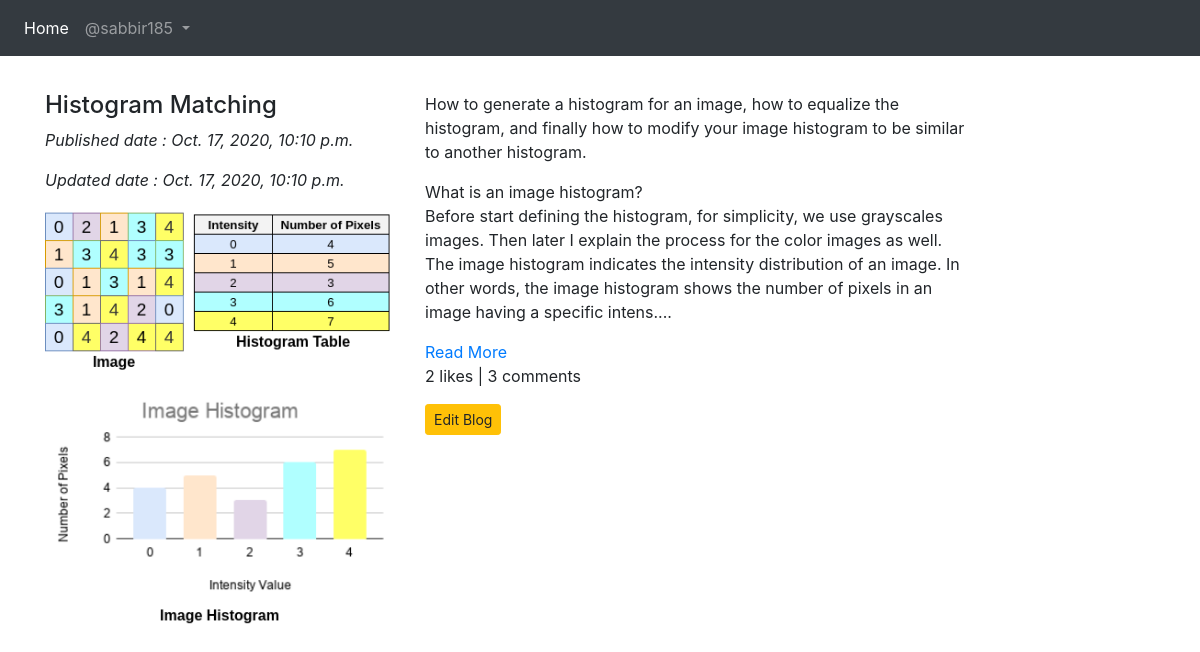
Screenshot of /blog/MyBlog/ (signed in) with the database file from the repository.
### app_blog/models.py (models this page shows, shortened)
class Blog(models.Model):
    author = models.ForeignKey(User,related_name='post_author',on_delete=models.CASCADE)
    blog_title = models.CharField(max_length=264,verbose_name='put a title')
    slug = models.SlugField(max_length=264,blank=True,null=True)
    blog_content = models.TextField(verbose_name="what is on your mind")
    blog_image = models.ImageField(upload_to='app_blog',verbose_name='Image')
    publish_date = models.DateTimeField(auto_now_add=True)
    update_date = models.DateTimeField(auto_now=True)
    class Meta:
        ordering = ('-publish_date',)

### app_blog/views.py (the view)
# urls.py: path('MyBlog/', views.MyBlog.as_view(), name='my_blog'),
class MyBlog(LoginRequiredMixin,TemplateView):
    template_name = 'app_blog/my_blog.html'

### app_blog/templatetags/custom_filters.py (called while the page is built)
def range_filter(value):
    return value[0:500]+'....'

### templates/app_blog/my_blog.html (shortened to what this page needs)
{% extends 'base.html' %}
{% load custom_filters %}
{% block body_block %}
{% for blog in user.post_author.all %}
    <div class="row">
        <div class="col-sm-4" style="padding-top: 15px;">
            <h4>{{ blog.blog_title }}</h4>
            <p><em>Published date : {{ blog.publish_date }}</em></p>
            <p><em>Updated date : {{ blog.update_date }}</em></p>
            <img src="/media/{{ blog.blog_image }}" alt="{{ blog.blog_image }}" width="100%">
        </div>
        <div class="col-sm-6">
            <p>{{ blog.blog_content|range_filter|linebreaks }}</p>
            <a href="{% url 'app_blog:blog_details' slug=blog.slug %}">Read More</a>
            <p>{{ blog.blog_like.count }} likes | {{ blog.blog_comment.count }} comments</p>
            <a href="{% url 'app_blog:edit_blog' pk=blog.pk %}" class="btn btn-warning btn-sm">Edit Blog</a>
        </div>
    </div>
    <br>
    <br>
{% endfor %}
{% endblock %}

### templates/base.html (shortened to what this page needs)
<!DOCTYPE html>
{% load static %}
<html lang="en">
<head>
    <link rel="stylesheet" href="https://maxcdn.bootstrapcdn.com/bootstrap/4.4.1/css/bootstrap.min.css">
    <link href="https://maxcdn.bootstrapcdn.com/font-awesome/4.7.0/css/font-awesome.min.css" rel="stylesheet">
</head>
<body>
    <nav class="navbar navbar-expand-sm bg-dark navbar-dark">
        <ul class="navbar-nav">
            <li class="nav-item active">
                <a class="nav-link" href="{% url 'index' %}">Home</a>
            </li>
            {% if user.is_authenticated %}
                <li class="nav-item dropdown">
                    <a class="nav-link dropdown-toggle" href="#" id="navbardrop" data-toggle="dropdown">
                    @{{user.username}}
                </a>
                </li>
            {% endif %}
        </ul>
    </nav>
    <div class="container" style="margin-top: 20px;">
        {% block body_block %}
        {% endblock %}
    </div>
</body>
</html>

### rows the page displays
Blog: blog_title "Histogram Matching", publish_date "Oct. 17, 2020, 10:10 p.m.", update_date "Oct. 17, 2020, 10:10 p.m.", blog_image (picture), blog_content|range_filter "How to generate a histogram for an image, how to equalize the histogram, and finally how to modify your image histogram to be similar to another histogram. What is an image histogram? Before start defining the histogram, for simplicity, we use grayscales images. Then later I explain the process for the color images as well. The image histogram indicates the intensity distribution of an image. In other words, the image histogram shows the number of pixels in an image having a specific intens....", blog_like.count "2", blog_comment.count "3"

### other values shown
{{ user.username }} "sabbir185"
